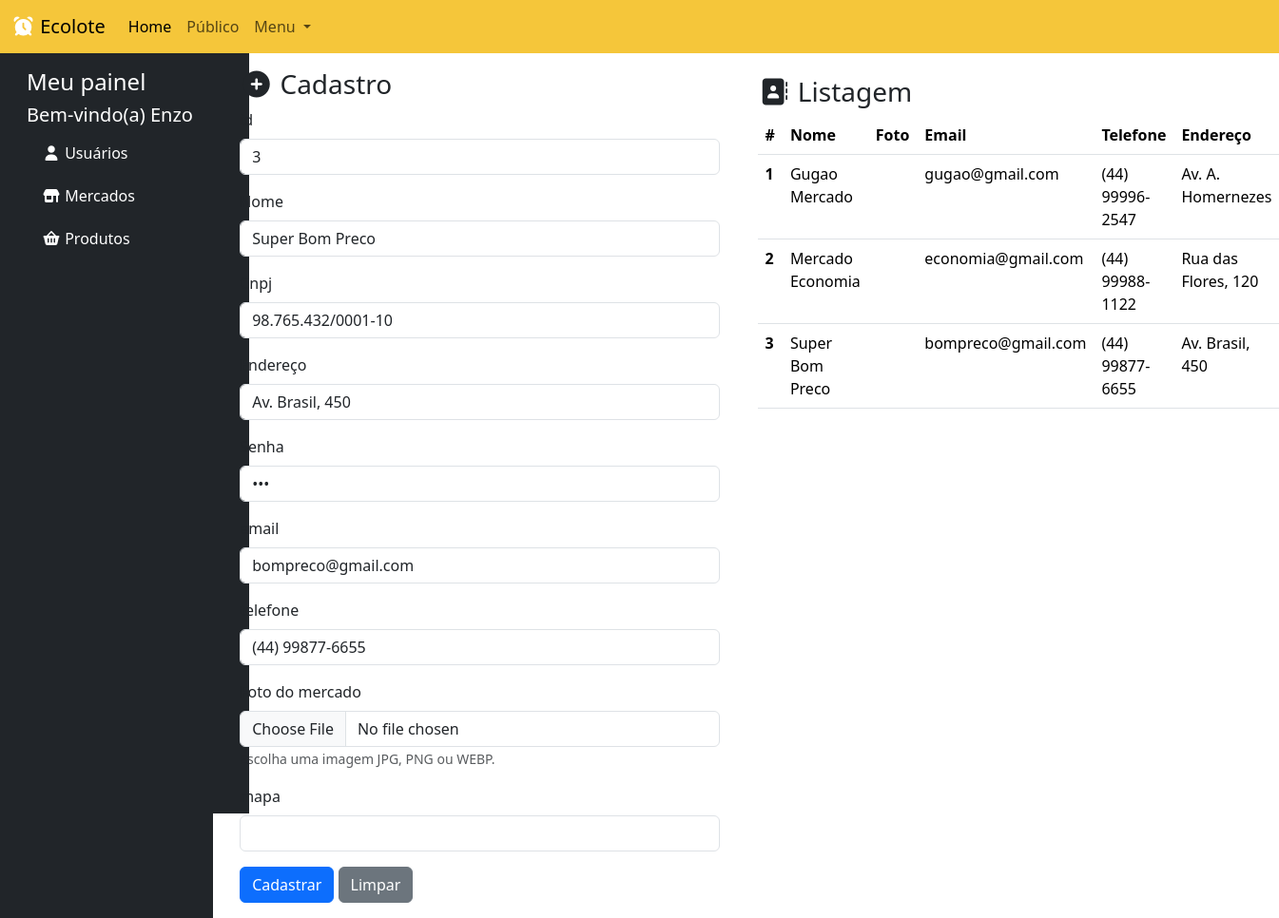
Screenshot of /mercado.php?id=3 (signed in) with the database file from the repository.
### tables this page shows
CREATE TABLE IF NOT EXISTS mercado (
    id INT PRIMARY KEY AUTO_INCREMENT,
    nome VARCHAR(120) NOT NULL,
    cnpj VARCHAR(20) NOT NULL,
    email VARCHAR(120) NOT NULL,
    senha VARCHAR(120) NOT NULL,
    endereco VARCHAR(200) NOT NULL,
    telefone VARCHAR(20) NOT NULL,
    foto VARCHAR(255),
    mapa VARCHAR(255)
);

### mercado.php (the view, shortened to what this page needs)
<?php
  include './backend/conexao.php';
  $destino = "./backend/mercado/inserir.php";
  if(!empty($_GET['id'])){
    $id = $_GET['id'];
    $sql = "SELECT * FROM mercado WHERE id='$id' ";
    $dados = mysqli_query($conexao, $sql);
    $mercados = mysqli_fetch_assoc($dados);
    $destino = "./backend/mercado/alterar.php";
  }
?>
<!doctype html>
<html lang="pt-br">
  <head>
    <link href="https://cdn.jsdelivr.net/npm/bootstrap@5.3.8/dist/css/bootstrap.min.css" rel="stylesheet">
    <link rel="stylesheet" href="./assets/estilo.css">
    <link rel="stylesheet" href="https://cdnjs.cloudflare.com/ajax/libs/font-awesome/7.0.1/css/all.min.css" />
    <link rel="stylesheet" href="https://cdn.datatables.net/2.3.7/css/dataTables.dataTables.css" />
</head>
  <body>
  <?php include './modulos/menu_superior.php' ?>
   <div class="container-fluid">
        <div class="row">
            <div class="col-md-2 bg-dark">
               <?php include './modulos/menu_lateral.php' ?>
            </div>
            <div class="col-md-5">
              <form action="<?=$destino?>" method="post" enctype="multipart/form-data" class="p-3">
                <h3> <i class="fa-solid fa-circle-plus"></i> Cadastro </h3>
                 <div class="mb-3">
                    <label class="form-label"> id </label>
                    <input value="<?php echo isset($mercados) ? $mercados['id'] : "" ?>" type="text" name="id" class="form-control" readonly>
                </div>
                <div class="mb-3">
                    <label class="form-label"> Nome </label>
                    <input value="<?php echo isset($mercados) ? $mercados['nome'] : "" ?>" type="text" name="nome" class="form-control">
                </div>
                 <div class="mb-3">
                    <label class="form-label"> Cnpj </label>
                    <input value="<?php echo isset($mercados) ? $mercados['cnpj'] : "" ?>" type="text" name="cnpj" class="form-control">
                </div>
                <div class="mb-3">
                    <label class="form-label"> Endereço </label>
                    <input value="<?php echo isset($mercados) ? $mercados['endereco'] : "" ?>" type="text" name="endereco" class="form-control">
                </div>
                <div class="mb-3">
                    <label class="form-label"> Senha </label>
                    <input value="<?php echo isset($mercados) ? $mercados['senha'] : "" ?>" type="password" name="senha" class="form-control">
                </div>
                <div class="mb-3">
                    <label class="form-label"> email </label>
                    <input value="<?php echo isset($mercados) ? $mercados['email'] : "" ?>" type="text" name="email" class="form-control">
                </div>
                <div class="mb-3">
                    <label class="form-label"> telefone </label>
                    <input value="<?php echo isset($mercados) ? $mercados['telefone'] : "" ?>" type="text" name="telefone" class="form-control">
                </div>
                <div class="mb-3">
                    <label class="form-label"> Foto do mercado </label>
                    <input type="file" name="foto" id="foto" class="form-control" accept="image/*" onchange="mostrarPreview(this, 'previewFoto')">
                    <small class="text-muted">Escolha uma imagem JPG, PNG ou WEBP.</small>
                </div>
                <div class="mb-3">
                    <label class="form-label"> mapa </label>
                    <input value="<?php echo isset($mercados) ? $mercados['mapa'] : "" ?>" type="text" name="mapa" class="form-control">
                </div>
                <button type="submit" class="btn btn-primary"> Cadastrar </button>
                <button type="reset" class="btn btn-secondary"> Limpar </button>
            </form>
            </div>
            <div class="col-md-5">
              <br>
              <h3> <i class="fa-solid fa-address-book"></i> Listagem </h3>
              <table class="table" id="tabela">
              <thead>
                <tr>
                  <th scope="col">#</th>
                  <th scope="col">Nome</th>
                  <th scope="col">Foto</th>
                  <th scope="col">Email</th>
                  <th scope="col">Telefone</th>
                  <th scope="col">Endereço</th>
                </tr>
              </thead>
              <tbody>
                <?php
                  $sql = 'SELECT * FROM mercado';
                  $dados = mysqli_query($conexao, $sql);
                  while($coluna = mysqli_fetch_assoc($dados)){
                ?>
                <tr>
                  <th scope="row"> <?php echo $coluna['id'] ?> </th>
                  <td> <?php echo $coluna['nome'] ?></td>
                  <td>
                  </td>
                  <td> <?php echo $coluna['email'] ?></td>
                  <td> <?php echo $coluna['telefone'] ?></td>
                  <td> <?php echo $coluna['endereco'] ?></td>
                </tr>
              <?php } ?>
              </tbody>
            </table>
            </div>
        </div>
   </div>
</body>
</html>

### assets/estilo.css (style rules this page uses)
body { margin: 0; padding: 0; }

### rows the page displays
mercado: id "3", nome "Super Bom Preco", cnpj "98.765.432/0001-10", endereco "Av. Brasil, 450", email "bompreco@gmail.com", telefone "(44) 99877-6655"
mercado: id "1", nome "Gugao Mercado", email "gugao@gmail.com", telefone "(44) 99996-2547", endereco "Av. A. Homernezes"
mercado: id "2", nome "Mercado Economia", email "economia@gmail.com", telefone "(44) 99988-1122", endereco "Rua das Flores, 120"

### other values shown
$_SESSION['usuario'] "Enzo"
